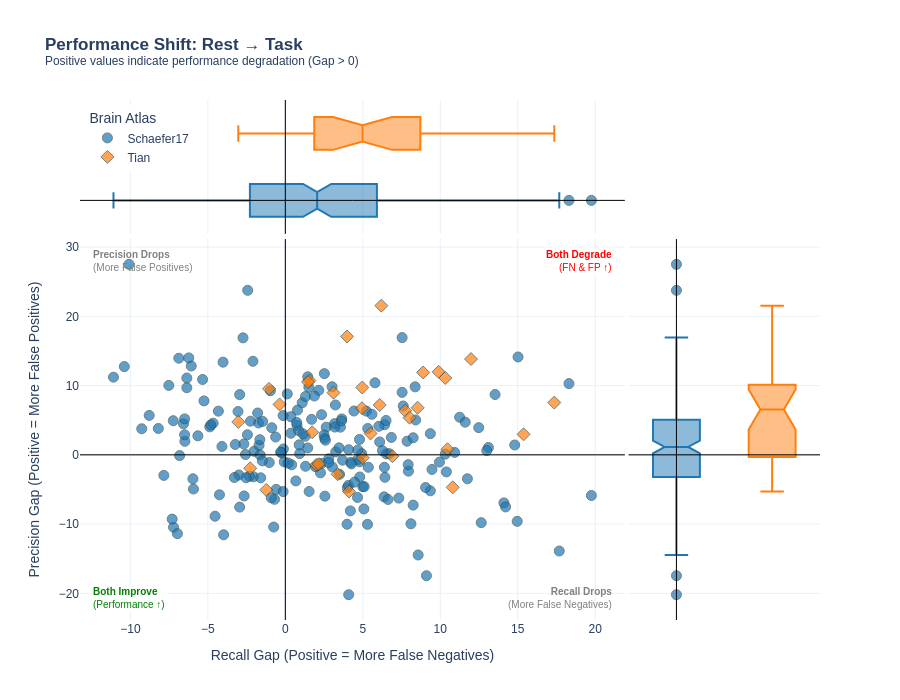

Notebook cell for this chart:
### Code cell
import plotly.express as px
import plotly.graph_objects as go

def plot_gap_scatter_readable(df):
    # 1. Create the main scatter plot with marginal distributions (box plots)
    fig = px.scatter(
        df,
        x='Recall_Gap',
        y='Precision_Gap',
        color='Atlas',
        symbol='Atlas',  # Added symbol for accessibility/clarity
        hover_name='region_name',
        # Add 'network' to hover data to spot patterns
        hover_data={
            'network': True, 
            'Recall_Gap': ':.2f', 
            'Precision_Gap': ':.2f', 
            'Atlas': False
        },
        color_discrete_map={'Schaefer17': '#1f77b4', 'Tian': '#ff7f0e'},
        title="<b>Performance Shift: Rest → Task</b><br><sup>Positive values indicate performance degradation (Gap > 0)</sup>",
        labels={
            'Recall_Gap': 'Recall Gap (Positive = More False Negatives)', 
            'Precision_Gap': 'Precision Gap (Positive = More False Positives)'
        },
        marginal_x="box", # Shows distribution of Recall Gaps
        marginal_y="box", # Shows distribution of Precision Gaps
        template="plotly_white" # Cleaner background for readability
    )

    # 2. Refine the markers
    fig.update_traces(marker=dict(size=10, opacity=0.7, line=dict(width=1, color='DarkSlateGrey')))

    # 3. Add Quadrant Lines (Zero lines)
    fig.add_vline(x=0, line_dash="solid", line_color="black", line_width=1)
    fig.add_hline(y=0, line_dash="solid", line_color="black", line_width=1)

    # 4. Dynamic Quadrant Annotations
    # We use x_ref="paper" to place text relative to the layout (0 to 1) 
    # rather than data coordinates. This prevents text from disappearing if data range changes.
    
    # Top Right (Both Worse)
    fig.add_annotation(
        xref="x domain", yref="y domain",
        x=0.98, y=0.98, showarrow=False,
        text="<b>Both Degrade</b><br>(FN & FP ↑)",
        font=dict(color="red", size=10), align="right",
        bgcolor="rgba(255,255,255,0.8)"
    )

    # Bottom Left (Both Better)
    fig.add_annotation(
        xref="x domain", yref="y domain",
        x=0.02, y=0.02, showarrow=False,
        text="<b>Both Improve</b><br>(Performance ↑)",
        font=dict(color="green", size=10), align="left",
        bgcolor="rgba(255,255,255,0.8)"
    )

    # Top Left (FN Improve, FP Worsen) - Tradeoff
    fig.add_annotation(
        xref="x domain", yref="y domain",
        x=0.02, y=0.98, showarrow=False,
        text="<b>Precision Drops</b><br>(More False Positives)",
        font=dict(color="gray", size=10), align="left"
    )

    # Bottom Right (FN Worsen, FP Improve) - Tradeoff
    fig.add_annotation(
        xref="x domain", yref="y domain",
        x=0.98, y=0.02, showarrow=False,
        text="<b>Recall Drops</b><br>(More False Negatives)",
        font=dict(color="gray", size=10), align="right"
    )

    # 5. Final Layout Polish
    fig.update_layout(
        height=700, 
        width=900, 
        legend_title="Brain Atlas",
        font=dict(family="Arial", size=12),
        legend=dict(
            yanchor="top", y=0.99,
            xanchor="left", x=0.01,
            bgcolor="rgba(255,255,255,0.9)"
        )
    )
    
    fig.show()

# Run it
plot_gap_scatter_readable(region_info)

### Figure 1 — Plotly figure (JSON) as saved in the notebook; plotly's stock layout.template omitted (floating-point values rounded to 4 significant figures; data arrays with more than 128 entries replaced by an {"elided": "..."} marker saying what was removed)
{"data": [{"customdata": {"elided": "200x2 str values"}, "hovertemplate": "<b>%{hovertext}</b><br><br>Recall Gap (Positive = More False Negatives)=%{x:.2f}<br>Precision Gap (Positive = More False Positives)=%{y:.2f}<br>network=%{customdata[0]}<extra></extra>", "hovertext": {"elided": "200 str values"}, "legendgroup": "Schaefer17", "marker": {"color": "#1f77b4", "line": {"color": "DarkSlateGrey", "width": 1}, "opacity": 0.7, "size": 10, "symbol": "circle"}, "mode": "markers", "name": "Schaefer17", "orientation": "v", "showlegend": true, "type": "scatter", "x": {"elided": "200 float values"}, "xaxis": "x", "y": {"elided": "200 float values"}, "yaxis": "y"}, {"alignmentgroup": "True", "customdata": {"elided": "200x2 str values"}, "hovertemplate": "<b>%{hovertext}</b><br><br>Recall Gap (Positive = More False Negatives)=%{x:.2f}<br>network=%{customdata[0]}<extra></extra>", "hovertext": {"elided": "200 str values"}, "legendgroup": "Schaefer17", "marker": {"color": "#1f77b4", "line": {"color": "DarkSlateGrey", "width": 1}, "opacity": 0.7, "size": 10, "symbol": "circle"}, "name": "Schaefer17", "notched": true, "offsetgroup": "Schaefer17", "showlegend": false, "type": "box", "x": {"elided": "200 float values"}, "xaxis": "x3", "yaxis": "y3"}, {"alignmentgroup": "True", "customdata": {"elided": "200x2 str values"}, "hovertemplate": "<b>%{hovertext}</b><br><br>Precision Gap (Positive = More False Positives)=%{y:.2f}<br>network=%{customdata[0]}<extra></extra>", "hovertext": {"elided": "200 str values"}, "legendgroup": "Schaefer17", "marker": {"color": "#1f77b4", "line": {"color": "DarkSlateGrey", "width": 1}, "opacity": 0.7, "size": 10, "symbol": "circle"}, "name": "Schaefer17", "notched": true, "offsetgroup": "Schaefer17", "showlegend": false, "type": "box", "xaxis": "x2", "y": {"elided": "200 float values"}, "yaxis": "y2"}, {"customdata": [["Hippocampus_ant", "Tian"], ["Hippocampus_post", "Tian"], ["Amygdala_lat", "Tian"], ["Amygdala_med", "Tian"], ["Thalamus_DP", "Tian"], ["Thalamus_VP", "Tian"], ["Thalamus_VA", "Tian"], ["Thalamus_DA", "Tian"], ["Accumbens_shell", "Tian"], ["Accumbens_core", "Tian"], ["Pallidum_post", "Tian"], ["Pallidum_ant", "Tian"], ["Putamen_ant", "Tian"], ["Putamen_post", "Tian"], ["Caudate_ant", "Tian"], ["Caudate_post", "Tian"], ["Hippocampus_ant", "Tian"], ["Hippocampus_post", "Tian"], ["Amygdala_lat", "Tian"], ["Amygdala_med", "Tian"], ["Thalamus_DP", "Tian"], ["Thalamus_VP", "Tian"], ["Thalamus_VA", "Tian"], ["Thalamus_DA", "Tian"], ["Accumbens_shell", "Tian"], ["Accumbens_core", "Tian"], ["Pallidum_post", "Tian"], ["Pallidum_ant", "Tian"], ["Putamen_ant", "Tian"], ["Putamen_post", "Tian"], ["Caudate_ant", "Tian"], ["Caudate_post", "Tian"]], "hovertemplate": "<b>%{hovertext}</b><br><br>Recall Gap (Positive = More False Negatives)=%{x:.2f}<br>Precision Gap (Positive = More False Positives)=%{y:.2f}<br>network=%{customdata[0]}<extra></extra>", "hovertext": ["aHIP-rh", "pHIP-rh", "lAMY-rh", "mAMY-rh", "THA-DP-rh", "THA-VP-rh", "THA-VA-rh", "THA-DA-rh", "NAc-shell-rh", "NAc-core-rh", "pGP-rh", "aGP-rh", "aPUT-rh", "pPUT-rh", "aCAU-rh", "pCAU-rh", "aHIP-lh", "pHIP-lh", "lAMY-lh", "mAMY-lh", "THA-DP-lh", "THA-VP-lh", "THA-VA-lh", "THA-DA-lh", "NAc-shell-lh", "NAc-core-lh", "pGP-lh", "aGP-lh", "aPUT-lh", "pPUT-lh", "aCAU-lh", "pCAU-lh"], "legendgroup": "Tian", "marker": {"color": "#ff7f0e", "line": {"color": "DarkSlateGrey", "width": 1}, "opacity": 0.7, "size": 10, "symbol": "diamond"}, "mode": "markers", "name": "Tian", "orientation": "v", "showlegend": true, "type": "scatter", "x": [6.911, 9.893, 6.196, 2.0, 6.089, 10.46, 10.8, 1.554, 8.536, 7.732, 1.464, 3.982, 3.375, 4.964, 2.161, -1.232, 10.32, 17.36, -0.375, 8.018, -3.036, 4.946, 5.5, 1.732, 8.893, 3.107, 11.98, -2.268, 15.38, 5.0, -1.054, 4.107], "xaxis": "x", "y": [-0.1995, 11.99, 21.55, -1.443, 7.203, 0.8077, -4.695, 10.74, 6.8, 6.379, 10.51, 17.09, -2.808, 9.722, -1.337, -5.066, 11.1, 7.546, 7.283, 5.366, 4.751, 6.732, 3.088, 3.25, 11.9, 8.98, 13.83, -1.935, 2.961, -0.4359, 9.533, -5.293], "yaxis": "y"}, {"alignmentgroup": "True", "customdata": [["Hippocampus_ant", "Tian"], ["Hippocampus_post", "Tian"], ["Amygdala_lat", "Tian"], ["Amygdala_med", "Tian"], ["Thalamus_DP", "Tian"], ["Thalamus_VP", "Tian"], ["Thalamus_VA", "Tian"], ["Thalamus_DA", "Tian"], ["Accumbens_shell", "Tian"], ["Accumbens_core", "Tian"], ["Pallidum_post", "Tian"], ["Pallidum_ant", "Tian"], ["Putamen_ant", "Tian"], ["Putamen_post", "Tian"], ["Caudate_ant", "Tian"], ["Caudate_post", "Tian"], ["Hippocampus_ant", "Tian"], ["Hippocampus_post", "Tian"], ["Amygdala_lat", "Tian"], ["Amygdala_med", "Tian"], ["Thalamus_DP", "Tian"], ["Thalamus_VP", "Tian"], ["Thalamus_VA", "Tian"], ["Thalamus_DA", "Tian"], ["Accumbens_shell", "Tian"], ["Accumbens_core", "Tian"], ["Pallidum_post", "Tian"], ["Pallidum_ant", "Tian"], ["Putamen_ant", "Tian"], ["Putamen_post", "Tian"], ["Caudate_ant", "Tian"], ["Caudate_post", "Tian"]], "hovertemplate": "<b>%{hovertext}</b><br><br>Recall Gap (Positive = More False Negatives)=%{x:.2f}<br>network=%{customdata[0]}<extra></extra>", "hovertext": ["aHIP-rh", "pHIP-rh", "lAMY-rh", "mAMY-rh", "THA-DP-rh", "THA-VP-rh", "THA-VA-rh", "THA-DA-rh", "NAc-shell-rh", "NAc-core-rh", "pGP-rh", "aGP-rh", "aPUT-rh", "pPUT-rh", "aCAU-rh", "pCAU-rh", "aHIP-lh", "pHIP-lh", "lAMY-lh", "mAMY-lh", "THA-DP-lh", "THA-VP-lh", "THA-VA-lh", "THA-DA-lh", "NAc-shell-lh", "NAc-core-lh", "pGP-lh", "aGP-lh", "aPUT-lh", "pPUT-lh", "aCAU-lh", "pCAU-lh"], "legendgroup": "Tian", "marker": {"color": "#ff7f0e", "line": {"color": "DarkSlateGrey", "width": 1}, "opacity": 0.7, "size": 10, "symbol": "diamond"}, "name": "Tian", "notched": true, "offsetgroup": "Tian", "showlegend": false, "type": "box", "x": [6.911, 9.893, 6.196, 2.0, 6.089, 10.46, 10.8, 1.554, 8.536, 7.732, 1.464, 3.982, 3.375, 4.964, 2.161, -1.232, 10.32, 17.36, -0.375, 8.018, -3.036, 4.946, 5.5, 1.732, 8.893, 3.107, 11.98, -2.268, 15.38, 5.0, -1.054, 4.107], "xaxis": "x3", "yaxis": "y3"}, {"alignmentgroup": "True", "customdata": [["Hippocampus_ant", "Tian"], ["Hippocampus_post", "Tian"], ["Amygdala_lat", "Tian"], ["Amygdala_med", "Tian"], ["Thalamus_DP", "Tian"], ["Thalamus_VP", "Tian"], ["Thalamus_VA", "Tian"], ["Thalamus_DA", "Tian"], ["Accumbens_shell", "Tian"], ["Accumbens_core", "Tian"], ["Pallidum_post", "Tian"], ["Pallidum_ant", "Tian"], ["Putamen_ant", "Tian"], ["Putamen_post", "Tian"], ["Caudate_ant", "Tian"], ["Caudate_post", "Tian"], ["Hippocampus_ant", "Tian"], ["Hippocampus_post", "Tian"], ["Amygdala_lat", "Tian"], ["Amygdala_med", "Tian"], ["Thalamus_DP", "Tian"], ["Thalamus_VP", "Tian"], ["Thalamus_VA", "Tian"], ["Thalamus_DA", "Tian"], ["Accumbens_shell", "Tian"], ["Accumbens_core", "Tian"], ["Pallidum_post", "Tian"], ["Pallidum_ant", "Tian"], ["Putamen_ant", "Tian"], ["Putamen_post", "Tian"], ["Caudate_ant", "Tian"], ["Caudate_post", "Tian"]], "hovertemplate": "<b>%{hovertext}</b><br><br>Precision Gap (Positive = More False Positives)=%{y:.2f}<br>network=%{customdata[0]}<extra></extra>", "hovertext": ["aHIP-rh", "pHIP-rh", "lAMY-rh", "mAMY-rh", "THA-DP-rh", "THA-VP-rh", "THA-VA-rh", "THA-DA-rh", "NAc-shell-rh", "NAc-core-rh", "pGP-rh", "aGP-rh", "aPUT-rh", "pPUT-rh", "aCAU-rh", "pCAU-rh", "aHIP-lh", "pHIP-lh", "lAMY-lh", "mAMY-lh", "THA-DP-lh", "THA-VP-lh", "THA-VA-lh", "THA-DA-lh", "NAc-shell-lh", "NAc-core-lh", "pGP-lh", "aGP-lh", "aPUT-lh", "pPUT-lh", "aCAU-lh", "pCAU-lh"], "legendgroup": "Tian", "marker": {"color": "#ff7f0e", "line": {"color": "DarkSlateGrey", "width": 1}, "opacity": 0.7, "size": 10, "symbol": "diamond"}, "name": "Tian", "notched": true, "offsetgroup": "Tian", "showlegend": false, "type": "box", "xaxis": "x2", "y": [-0.1995, 11.99, 21.55, -1.443, 7.203, 0.8077, -4.695, 10.74, 6.8, 6.379, 10.51, 17.09, -2.808, 9.722, -1.337, -5.066, 11.1, 7.546, 7.283, 5.366, 4.751, 6.732, 3.088, 3.25, 11.9, 8.98, 13.83, -1.935, 2.961, -0.4359, 9.533, -5.293], "yaxis": "y2"}], "layout": {"annotations": [{"align": "right", "bgcolor": "rgba(255,255,255,0.8)", "font": {"color": "red", "size": 10}, "showarrow": false, "text": "<b>Both Degrade</b><br>(FN & FP ↑)", "x": 0.98, "xref": "x domain", "y": 0.98, "yref": "y domain"}, {"align": "left", "bgcolor": "rgba(255,255,255,0.8)", "font": {"color": "green", "size": 10}, "showarrow": false, "text": "<b>Both Improve</b><br>(Performance ↑)", "x": 0.02, "xref": "x domain", "y": 0.02, "yref": "y domain"}, {"align": "left", "font": {"color": "gray", "size": 10}, "showarrow": false, "text": "<b>Precision Drops</b><br>(More False Positives)", "x": 0.02, "xref": "x domain", "y": 0.98, "yref": "y domain"}, {"align": "right", "font": {"color": "gray", "size": 10}, "showarrow": false, "text": "<b>Recall Drops</b><br>(More False Negatives)", "x": 0.98, "xref": "x domain", "y": 0.02, "yref": "y domain"}], "font": {"family": "Arial", "size": 12}, "height": 700, "legend": {"bgcolor": "rgba(255,255,255,0.9)", "title": {"text": "Brain Atlas"}, "tracegroupgap": 0, "x": 0.01, "xanchor": "left", "y": 0.99, "yanchor": "top"}, "shapes": [{"line": {"color": "black", "dash": "solid", "width": 1}, "type": "line", "x0": 0, "x1": 0, "xref": "x", "y0": 0, "y1": 1, "yref": "y domain"}, {"line": {"color": "black", "dash": "solid", "width": 1}, "type": "line", "x0": 0, "x1": 0, "xref": "x2", "y0": 0, "y1": 1, "yref": "y2 domain"}, {"line": {"color": "black", "dash": "solid", "width": 1}, "type": "line", "x0": 0, "x1": 0, "xref": "x3", "y0": 0, "y1": 1, "yref": "y3 domain"}, {"line": {"color": "black", "dash": "solid", "width": 1}, "type": "line", "x0": 0, "x1": 1, "xref": "x domain", "y0": 0, "y1": 0, "yref": "y"}, {"line": {"color": "black", "dash": "solid", "width": 1}, "type": "line", "x0": 0, "x1": 1, "xref": "x2 domain", "y0": 0, "y1": 0, "yref": "y2"}, {"line": {"color": "black", "dash": "solid", "width": 1}, "type": "line", "x0": 0, "x1": 1, "xref": "x3 domain", "y0": 0, "y1": 0, "yref": "y3"}], "title": {"text": "<b>Performance Shift: Rest → Task</b><br><sup>Positive values indicate performance degradation (Gap > 0)</sup>"}, "width": 900, "xaxis": {"anchor": "y", "domain": [0, 0.7363], "title": {"text": "Recall Gap (Positive = More False Negatives)"}}, "xaxis2": {"anchor": "y2", "domain": [0.7413, 1], "matches": "x2", "showgrid": false, "showline": false, "showticklabels": false, "ticks": ""}, "xaxis3": {"anchor": "y3", "domain": [0, 0.7363], "matches": "x", "showgrid": true, "showticklabels": false}, "xaxis4": {"anchor": "y4", "domain": [0.7413, 1], "matches": "x2", "showgrid": false, "showline": false, "showticklabels": false, "ticks": ""}, "yaxis": {"anchor": "x", "domain": [0, 0.7326], "title": {"text": "Precision Gap (Positive = More False Positives)"}}, "yaxis2": {"anchor": "x2", "domain": [0, 0.7326], "matches": "y", "showgrid": true, "showticklabels": false}, "yaxis3": {"anchor": "x3", "domain": [0.7426, 1], "matches": "y3", "showgrid": false, "showline": false, "showticklabels": false, "ticks": ""}, "yaxis4": {"anchor": "x4", "domain": [0.7426, 1], "matches": "y3", "showgrid": true, "showline": false, "showticklabels": false, "ticks": ""}}}
